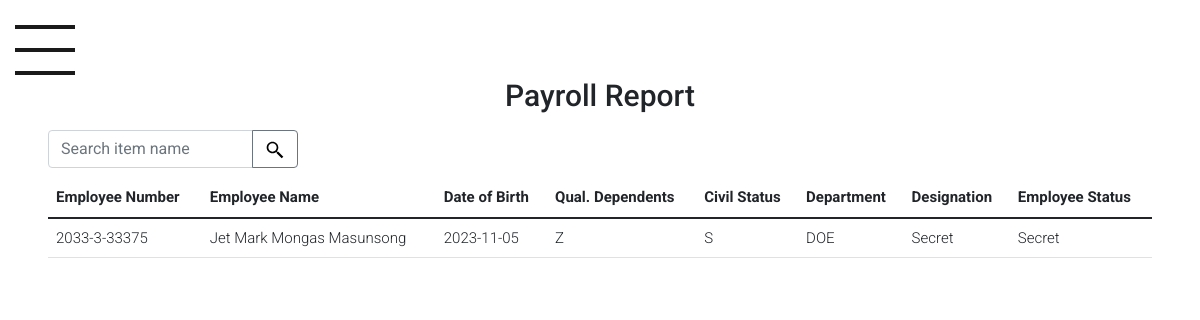
The page /employee_report.php on the database as committed earlier.
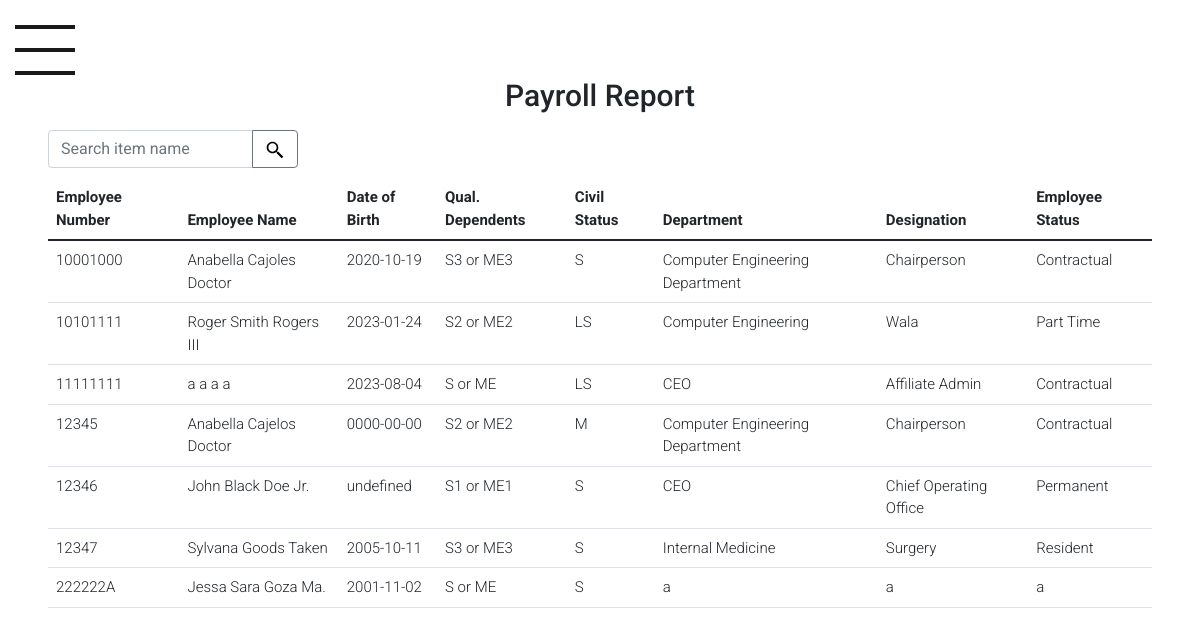
The same page on the database as committed later.
### tables this page shows
CREATE TABLE `personal_infotbl` (
  `id` int(11) NOT NULL,
  `employee_no` varchar(255) NOT NULL,
  `address_line1` text NOT NULL,
  `address_line2` text NOT NULL,
  `birth_date` varchar(25) NOT NULL,
  `civil_status` varchar(255) NOT NULL,
  `contact_no` varchar(255) NOT NULL,
  `country` varchar(255) NOT NULL,
  `department` varchar(255) NOT NULL,
  `designation` varchar(255) NOT NULL,
  `email_address` varchar(255) NOT NULL,
  `employee_status` varchar(255) NOT NULL,
  `fname` varchar(255) NOT NULL,
  `gender` varchar(255) NOT NULL,
  `lname` varchar(255) NOT NULL,
  `mname` varchar(255) NOT NULL,
  `municipality` varchar(255) NOT NULL,
  `nationality` varchar(255) NOT NULL,
  `other_social_media_account` varchar(255) NOT NULL,
  `pay_date` date NOT NULL,
  `picpath` text NOT NULL,
  `qualified_dependent_status` varchar(255) NOT NULL,
  `social_media_account_id` varchar(255) NOT NULL,
  `state_province` varchar(255) NOT NULL,
  `suffix` varchar(255) NOT NULL,
  `zip_code` int(11) NOT NULL
);

### employee_report.php (the view, shortened to what this page needs)
<?php
$conn = OpenCon();
$sql = "SELECT * FROM `personal_infotbl`;";
$result = $conn->query($sql);
?>
<!DOCTYPE html>
<html lang="en">
<head>
		<link href="https://cdn.jsdelivr.net/npm/bootstrap@5.1.3/dist/css/bootstrap.min.css" rel="stylesheet">
		<link rel="stylesheet" href="css/sidebar_design.css">
	</head>
	<body>
		<div id="wrapper">
			<div id="page-content-wrapper">
				<button type="button" class="hamburger animated fadeInLeft is-closed" data-toggle="offcanvas">
				<span class="hamb-top"></span>
				<span class="hamb-middle"></span>
				<span class="hamb-bottom"></span>
				</button>
			</div>
		</div>
        <div class="flex-grow-1 bg-white">
            <div class="px-5 bg-white">
                <h1 class="d-flex justify-content-center m-2" style="font-size:30px;">Payroll Report</h1>
                <form action="" method="post" class="input-group mb-3 mt-3" style="height: 2rem; width:250px">
                    <input type="text" class="form-control" aria-describedby="button-addon2" placeholder="Search item name" name='search'>
                    <button class="btn btn-outline-secondary" type="submit" id="search_button"> </button>
                </form>
                <table class="table table-hover">
                    <thead>
                        <tr>
                            <th scope="col">Employee Number</th>
                            <th scope="col">Employee Name</th>
                            <th scope="col">Date of Birth</th>
                            <th scope="col">Qual. Dependents</th>
                            <th scope="col">Civil Status</th>
                            <th scope="col">Department</th>
                            <th scope="col">Designation</th>
                            <th scope="col">Employee Status</th>
                        </tr>
                    </thead>
                    <tbody>
                        <?php
                        if ($result) {
                            while ($item = $result->fetch_assoc()) {
                                echo "
                                <tr>
                                    <td>$item[employee_no]</td>
                                    <td>$item[fname] $item[mname] $item[lname]</td>
                                    <td>$item[birth_date]</td>
                                    <td>$item[qualified_dependent_status]</td>
                                    <td>$item[civil_status]</td>
                                    <td>$item[department]</td>
                                    <td>$item[designation]</td>
                                    <td>$item[employee_status]</td>
                                </tr>
                                ";
                            }
                        }
                        ?>
                    </tbody>
                </table>
            </div>
        </div>
</body>
</html>

Rows that differ between the two databases and show on the page:
removed personal_infotbl: employee_no "2033-3-33375", fname "Jet Mark", mname "Mongas", lname "Masunsong", birth_date "2023-11-05", qualified_dependent_status "Z", civil_status "S", department "DOE", designation "Secret", employee_status "Secret"
added personal_infotbl: employee_no "10001000", fname "Anabella", mname "Cajoles", lname "Doctor", birth_date "2020-10-19", qualified_dependent_status "S3 or ME3", civil_status "S", department "Computer Engineering Department", designation "Chairperson", employee_status "Contractual"
added personal_infotbl: employee_no "10101111", fname "Roger", mname "Smith", lname "Rogers III", birth_date "2023-01-24", qualified_dependent_status "S2 or ME2", civil_status "LS", department "Computer Engineering", designation "Wala", employee_status "Part Time"
added personal_infotbl: employee_no "11111111", fname "a", mname "a", lname "a a", birth_date "2023-08-04", qualified_dependent_status "S or ME", civil_status "LS", department "CEO", designation "Affiliate Admin", employee_status "Contractual"
added personal_infotbl: employee_no "12345", fname "Anabella", mname "Cajelos", lname "Doctor", birth_date "0000-00-00", qualified_dependent_status "S2 or ME2", civil_status "M", department "Computer Engineering Department", designation "Chairperson", employee_status "Contractual"
added personal_infotbl: employee_no "12346", fname "John", mname "Black", lname "Doe Jr.", birth_date "undefined", qualified_dependent_status "S1 or ME1", civil_status "S", department "CEO", designation "Chief Operating Office", employee_status "Permanent"
added personal_infotbl: employee_no "12347", fname "Sylvana", mname "Goods", lname "Taken", birth_date "2005-10-11", qualified_dependent_status "S3 or ME3", civil_status "S", department "Internal Medicine", designation "Surgery", employee_status "Resident"
added personal_infotbl: employee_no "222222A", fname "Jessa", mname "Sara", lname "Goza Ma.", birth_date "2001-11-02", qualified_dependent_status "S or ME", civil_status "S", department "a", designation "a", employee_status "a"
